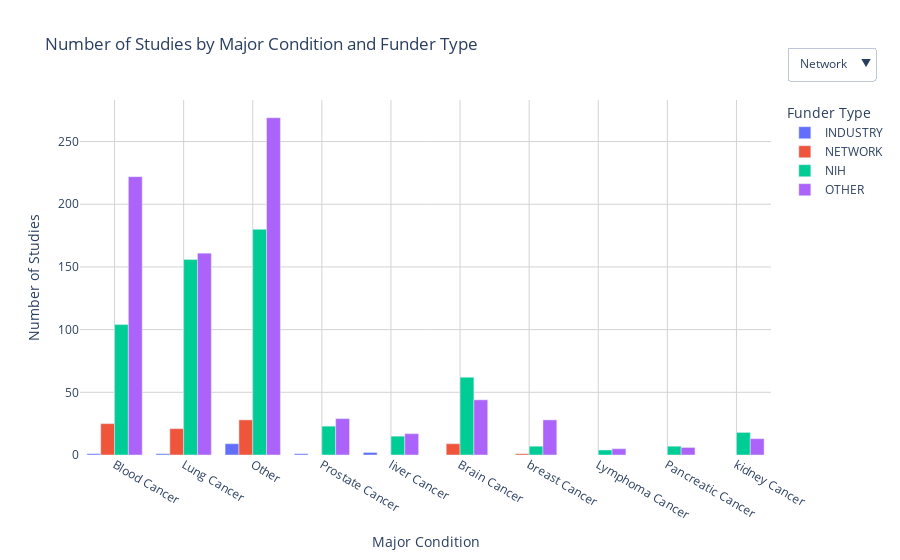

Here is the notebook cell this chart was saved with:
### Markdown cell above
# Plot interactive box plot: Major Condition and Funding type

### Code cell
# Aggregate data for the bar plot (e.g., counts of studies)
agg_df = New_Reduced_df.groupby(['Major Condition', 'Funder Type']).size().reset_index(name='Counts')

# Create a bar plot using Plotly Express
fig = px.bar(agg_df, x='Major Condition', y='Counts', color='Funder Type',
             title='Number of Studies by Major Condition and Funder Type',
             labels={'Counts': 'Number of Studies', 'Major Condition': 'Major Condition', 'Funder Type': 'Funder Type'},
             barmode='group')  # Use 'group' to show bars side by side

# Customize layout: Set background to white and add interactive buttons for Funder Type
fig.update_layout(
    plot_bgcolor='white',  # Set the background color to white
    xaxis=dict(showgrid=True, gridcolor='LightGrey'),
    yaxis=dict(showgrid=True, gridcolor='LightGrey'),
    updatemenus=[
        dict(
            buttons=[
                dict(
                    args=[{'visible': [True, False, False, False]}],
                    label="Network",
                    method="update"
                ),
                dict(
                    args=[{'visible': [False, True, False, False]}],
                    label="Industry",
                    method="update"
                ),
                dict(
                    args=[{'visible': [False, False, True, False]}],
                    label="NIH",
                    method="update"
                ),
                dict(
                    args=[{'visible': [False, False, False, True]}],
                    label="Other",
                    method="update"
                ),
                dict(
                    args=[{'visible': [True, True, True, True]}],
                    label="All",
                    method="update"
                )
            ],
            direction="down",
            showactive=True,
            x=1.15,  # Adjust the x-position
            xanchor='right',
            y=1.15,  # Adjust the y-position
            yanchor='top'
        ),
    ]
)

# Show the plot
fig.show()

# Save the figure as a PNG image
pio.write_image(fig, 'Condition_Funder_Bar.png', format='png')

### Figure 1 — Plotly figure (JSON) as saved in the notebook; plotly's stock layout.template omitted (floating-point values rounded to 4 significant figures)
{"data": [{"alignmentgroup": "True", "hovertemplate": "Funder Type=INDUSTRY<br>Major Condition=%{x}<br>Number of Studies=%{y}<extra></extra>", "legendgroup": "INDUSTRY", "marker": {"color": "#636efa", "pattern": {"shape": ""}}, "name": "INDUSTRY", "offsetgroup": "INDUSTRY", "orientation": "v", "showlegend": true, "textposition": "auto", "type": "bar", "x": ["Blood Cancer", "Lung Cancer", "Other", "Prostate Cancer", "liver Cancer"], "xaxis": "x", "y": [1, 1, 9, 1, 2], "yaxis": "y"}, {"alignmentgroup": "True", "hovertemplate": "Funder Type=NETWORK<br>Major Condition=%{x}<br>Number of Studies=%{y}<extra></extra>", "legendgroup": "NETWORK", "marker": {"color": "#EF553B", "pattern": {"shape": ""}}, "name": "NETWORK", "offsetgroup": "NETWORK", "orientation": "v", "showlegend": true, "textposition": "auto", "type": "bar", "x": ["Blood Cancer", "Brain Cancer", "Lung Cancer", "Other", "breast Cancer"], "xaxis": "x", "y": [25, 9, 21, 28, 1], "yaxis": "y"}, {"alignmentgroup": "True", "hovertemplate": "Funder Type=NIH<br>Major Condition=%{x}<br>Number of Studies=%{y}<extra></extra>", "legendgroup": "NIH", "marker": {"color": "#00cc96", "pattern": {"shape": ""}}, "name": "NIH", "offsetgroup": "NIH", "orientation": "v", "showlegend": true, "textposition": "auto", "type": "bar", "x": ["Blood Cancer", "Brain Cancer", "Lung Cancer", "Lymphoma Cancer", "Other", "Pancreatic Cancer", "Prostate Cancer", "breast Cancer", "kidney Cancer", "liver Cancer"], "xaxis": "x", "y": [104, 62, 156, 4, 180, 7, 23, 7, 18, 15], "yaxis": "y"}, {"alignmentgroup": "True", "hovertemplate": "Funder Type=OTHER<br>Major Condition=%{x}<br>Number of Studies=%{y}<extra></extra>", "legendgroup": "OTHER", "marker": {"color": "#ab63fa", "pattern": {"shape": ""}}, "name": "OTHER", "offsetgroup": "OTHER", "orientation": "v", "showlegend": true, "textposition": "auto", "type": "bar", "x": ["Blood Cancer", "Brain Cancer", "Lung Cancer", "Lymphoma Cancer", "Other", "Pancreatic Cancer", "Prostate Cancer", "breast Cancer", "kidney Cancer", "liver Cancer"], "xaxis": "x", "y": [222, 44, 161, 5, 269, 6, 29, 28, 13, 17], "yaxis": "y"}], "layout": {"barmode": "group", "legend": {"title": {"text": "Funder Type"}, "tracegroupgap": 0}, "plot_bgcolor": "white", "title": {"text": "Number of Studies by Major Condition and Funder Type"}, "updatemenus": [{"buttons": [{"args": [{"visible": [true, false, false, false]}], "label": "Network", "method": "update"}, {"args": [{"visible": [false, true, false, false]}], "label": "Industry", "method": "update"}, {"args": [{"visible": [false, false, true, false]}], "label": "NIH", "method": "update"}, {"args": [{"visible": [false, false, false, true]}], "label": "Other", "method": "update"}, {"args": [{"visible": [true, true, true, true]}], "label": "All", "method": "update"}], "direction": "down", "showactive": true, "x": 1.15, "xanchor": "right", "y": 1.15, "yanchor": "top"}], "xaxis": {"anchor": "y", "domain": [0, 1], "gridcolor": "LightGrey", "showgrid": true, "title": {"text": "Major Condition"}}, "yaxis": {"anchor": "x", "domain": [0, 1], "gridcolor": "LightGrey", "showgrid": true, "title": {"text": "Number of Studies"}}}}
